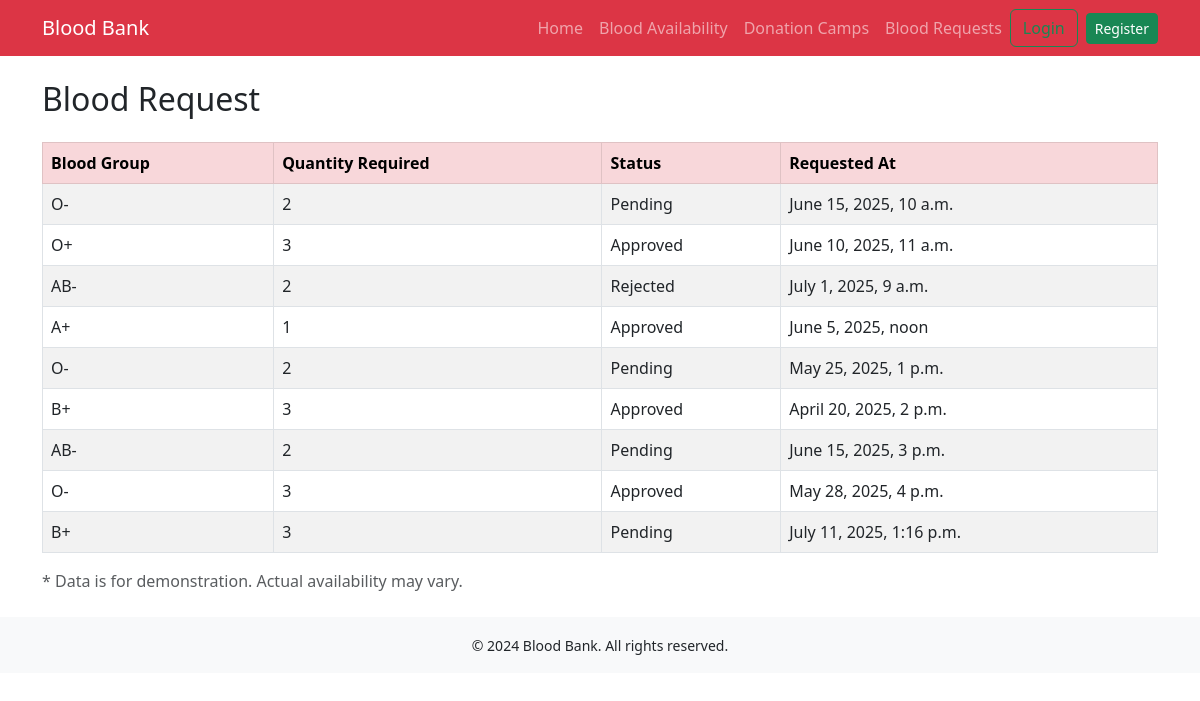
Before: /blood_request_list/ with the older database file.
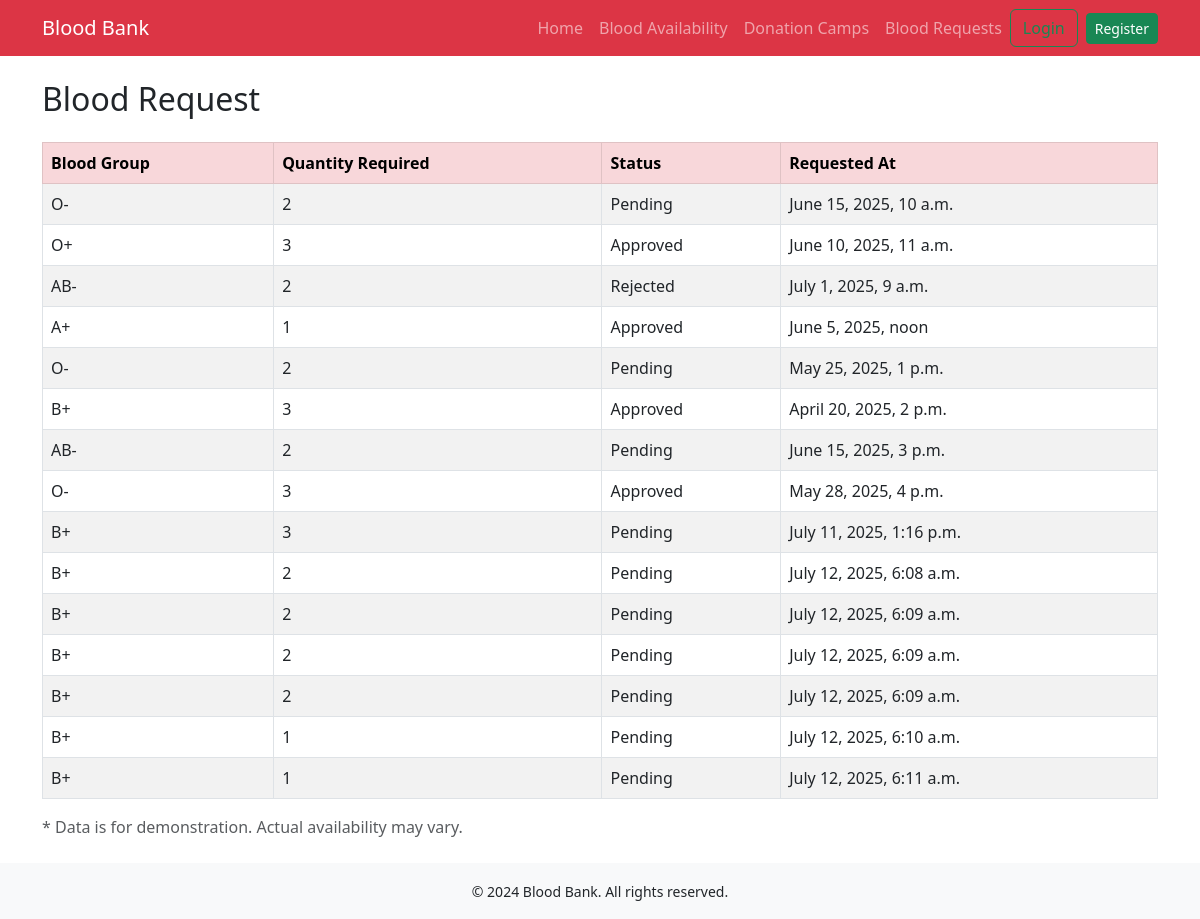
After: the same page with the newer database file.
### blood_bank_main/models.py (models this page shows, shortened)
class BloodRequest(models.Model):
    receiver = models.ForeignKey(Person, on_delete=models.CASCADE, null=True)
    hospital = models.ForeignKey(Hospital, on_delete=models.CASCADE, null=True)
    phone_number = models.CharField(max_length=15, null=True)
    blood_group_required = models.CharField(max_length=5, null=False)
    quantity_required = models.PositiveIntegerField(null=False)
    request_date = models.DateField(auto_now_add=True)
    status = models.CharField(max_length=20, choices=[("Pending", "Pending"), ("Approved", "Approved"), ("Rejected", "Rejected")], default="Pending")
    created_at = models.DateTimeField(auto_now_add=True)

### blood_bank_main/views.py (the view)
# urls.py: path('blood_request_list/', BloodRequestListView.as_view(), name='blood_request_list'),
class BloodRequestListView(ListView):
    model = BloodRequest
    template_name = 'blood_request_list.html'
    context_object_name = 'blood_requests_list'

### templates/blood_request_list.html (shortened to what this page needs)
{% extends 'base.html' %}
{% block content %}
<h2 class="mb-4">Blood Request</h2>
<table class="table table-bordered table-striped">
    <thead class="table-danger">
        <tr>
            <th>Blood Group</th>
            <th>Quantity Required</th>
            <th>Status</th>
            <th>Requested At</th>
        </tr>
    </thead>
    <tbody>
        {% for blood_request in blood_requests_list %}
        <tr>
            <td>{{ blood_request.blood_group_required }}</td>
            <td>{{ blood_request.quantity_required }}</td>
            <td>{{ blood_request.status }}</td>
            <td>{{ blood_request.created_at }}</td>
        </tr>
        {% endfor %}
    </tbody>
</table>
<p class="text-muted">* Data is for demonstration. Actual availability may vary.</p>
{% endblock %}

### templates/base.html (shortened to what this page needs)
<!DOCTYPE html>
<html lang="en">
<head>
    <link href="https://cdn.jsdelivr.net/npm/bootstrap@5.3.0/dist/css/bootstrap.min.css" rel="stylesheet">
</head>
<body>
    <nav class="navbar navbar-expand-lg navbar-dark bg-danger mb-4">
        <div class="container">
            <a class="navbar-brand" href="{% url 'home' %}">Blood Bank</a>
            <div class="collapse navbar-collapse" id="navbarNav">
                <ul class="navbar-nav ms-auto">
                    <li class="nav-item"><a class="nav-link" href="{% url 'home' %}">Home</a></li>
                    <li class="nav-item"><a class="nav-link" href="{% url 'blood_availability' %}">Blood
                            Availability</a></li>
                    <li class="nav-item"><a class="nav-link" href="{% url 'donation_camps' %}">Donation Camps</a></li>
                    <li class="nav-item"><a class="nav-link" href="{% url 'blood_request_list' %}">Blood Requests</a></li>
                    <div class="navbar-nav ms-auto d-flex align-items-center">
                        {% if user.is_authenticated %}
                        <a href="{% url 'make_blood_request' %}"class="btn btn-outline-primary me-2">Make Blood Request</a>
                        <form method="post" action="{% url 'accounts:logout' %}" class="d-inline">
                            {% csrf_token %}
                            <button class="btn btn-outline-secondary btn-sm" type="submit">Logout</button>
                        </form>
                        {% else %}
                        <a href="{% url 'accounts:login' %}" class="btn btn-outline-success me-2">Login</a>
                        <a href="{% url 'accounts:register' %}" class="btn btn-success btn-sm">Register</a>
                        {% endif %}
                    </div>
                </ul>
            </div>
        </div>
    </nav>
    <div class="container">
        {% block content %}{% endblock %}
    </div>
    <footer class="bg-light text-center py-3 mt-4">
        <div class="container">
            <small>&copy; {{ year|default:2024 }} Blood Bank. All rights reserved.</small>
        </div>
    </footer>
</body>
</html>

Changed rows visible on the page:
added BloodRequest: blood_group_required "B+", quantity_required "2", status "Pending", created_at "July 12, 2025, 6:08 a.m."
added BloodRequest: blood_group_required "B+", quantity_required "2", status "Pending", created_at "July 12, 2025, 6:09 a.m."
added BloodRequest: blood_group_required "B+", quantity_required "2", status "Pending", created_at "July 12, 2025, 6:09 a.m."
added BloodRequest: blood_group_required "B+", quantity_required "2", status "Pending", created_at "July 12, 2025, 6:09 a.m."
added BloodRequest: blood_group_required "B+", quantity_required "1", status "Pending", created_at "July 12, 2025, 6:10 a.m."
added BloodRequest: blood_group_required "B+", quantity_required "1", status "Pending", created_at "July 12, 2025, 6:11 a.m."
